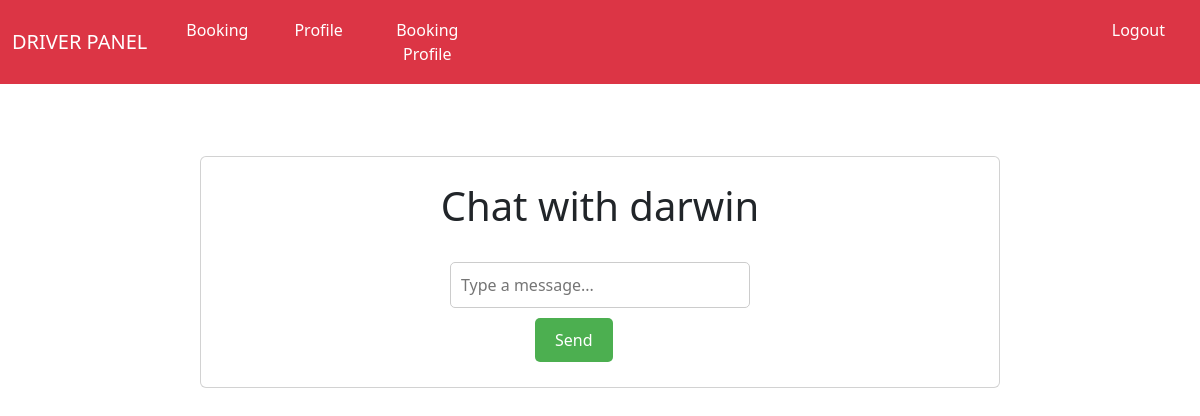
Before: /driverchat/21/ (signed in) with the older database file.
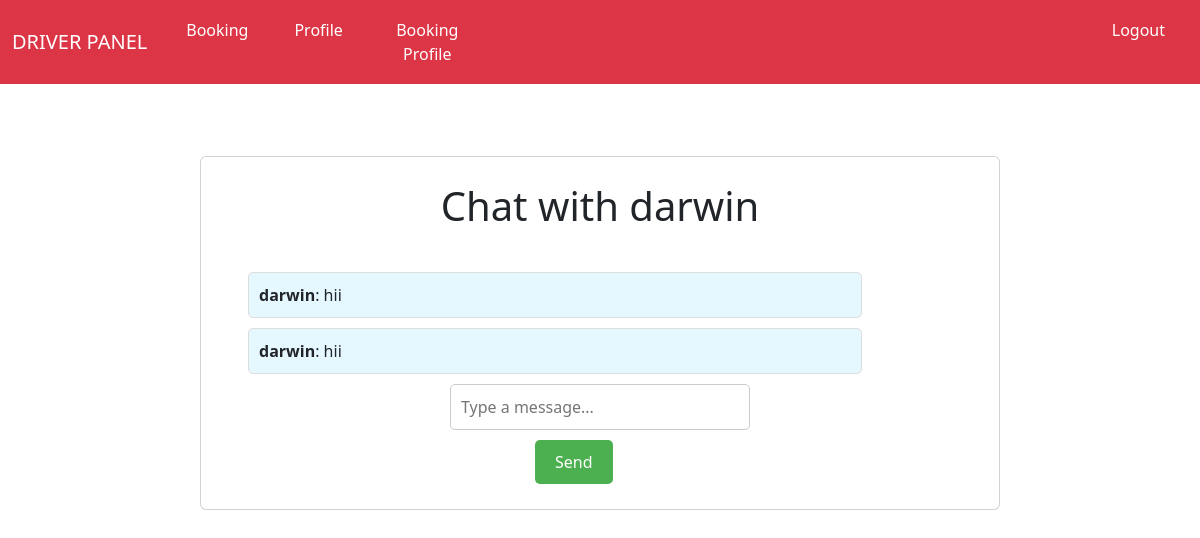
After: the same page with the newer database file.
### app/models.py (models this page shows, shortened)
class Chat(models.Model):
    sender = models.ForeignKey(User, on_delete=models.CASCADE, related_name='sender')
    receiver = models.ForeignKey(User, on_delete=models.CASCADE, related_name='receiver')
    message = models.TextField()
    timestamp = models.DateTimeField(auto_now_add=True)

### app/views.py (the view)
# urls.py: path('driverchat/<int:user_id>/', views.driverchat, name='driverchat'),
def driverchat(request, user_id):
    user = get_object_or_404(User, id=user_id)
    driver = request.user
    if request.method == 'POST':
        message = request.POST.get('message')
        if message:
            Chat.objects.create(sender=driver, receiver=user, message=message)
    chats = Chat.objects.filter(sender=driver, receiver=user) | Chat.objects.filter(sender=user, receiver=driver)
    chats = chats.order_by('timestamp')
    return render(request, 'driver/driverchat.html', {'chats': chats, 'user': user, 'driver': driver})

### templates/driver/driverchat.html (shortened to what this page needs)
{% extends "driver/driver.html" %}
{% block head %}
  <head>
  </head>
{% endblock %}
{% block content %}
<br><br><br>
  <div class="card ca">
    <div class="container">
      <h1 style="text-align: center;">Chat with {{ user.username }}</h1>
      <br>
    <div id="chat-container">
      {% for chat in chats %}
        {% if chat.sender == user %}
          <div class="message received">
            <strong>{{ chat.sender.username }}</strong>: {{ chat.message }}
          </div>
        {% else %}
          <div class="message sent">
            <strong>{{ chat.sender.username }}</strong>: {{ chat.message }}
          </div>
        {% endif %}
      {% endfor %}
    </div>
    <form method="post" style="max-width: 300px; margin: 0 auto;">
      <input type="text" name="message" placeholder="Type a message..." style="width: 100%; padding: 10px; margin-bottom: 10px; border: 1px solid #ccc; border-radius: 5px; box-sizing: border-box;">
      <button  type="submit" style="background-color: #4CAF50; color: white; padding: 10px 20px; border: none; border-radius: 5px; cursor: pointer;     margin-left: 85px;">Send</button>
  </form>
    </div>
  </div>
{% endblock %}

### templates/driver/driver.html (shortened to what this page needs)
<!DOCTYPE html>
<html lang="en">
<head>
    <link href="https://maxcdn.bootstrapcdn.com/bootstrap/4.5.2/css/bootstrap.min.css" rel="stylesheet">
    <link href="https://cdn.jsdelivr.net/npm/bootstrap@5.3.2/dist/css/bootstrap.min.css" rel="stylesheet">
    {% block head %}
    {% endblock %}
</head>
<body>
    <nav class="navbar navbar-expand-lg navbar-dark bg-danger ">
        <div class="container-fluid">
          <a class="navbar-brand" href="#">DRIVER PANEL</a>
          <div class="collapse navbar-collapse" id="navbarNavDropdown">
            <ul class="navbar-nav" >
              <li class="nav-item">
                <a class="nav-link active" aria-current="page" href="{% url 'view_booking'%}">Booking</a>
              </li>
              <li class="nav-item dropdown">
                <a class="nav-link active aria-current="page" dropdown-toggle" href="#" id="navbarDropdownMenuLink" role="button" data-bs-toggle="dropdown" aria-expanded="false">
                  Profile
                </a>
              </li>
              <li class="nav-item dropdown">
                <a class="nav-link active aria-current="page" dropdown-toggle" href="#" id="navbarDropdownMenuLink" role="button" data-bs-toggle="dropdown" aria-expanded="false">
                  Booking Profile
                </a>
              </li>
              <li class="nav-item">
                <a class="nav-link active" aria-current="page" style="margin-left: 600px;"  href="{% url 'dlogoutpage' %}">Logout</a>
              </li>
            </ul>
          </div>
        </div>
      </nav>
      {% block content %}
      {% endblock%}
</body>
</html>

### templates/driver/driver.html (style rules this page uses)
body { background: url('https://img.freepik.com/free-photo/perspective-exterior-nobody-empty-box_1258-260.jpg?size=626&ext=jpg&ga=GA1.1.2005099941.1692430576&semt=ais') no-repeat ; background-size: 100% ; background-attachment: fixed; }
.navbar-nav { text-align: center; }
.navbar-nav .nav-item { margin: 0 15px; }
.navbar-nav .nav-item a { display: block; padding: 10px; color: rgb(0, 0, 0); text-decoration: none; }

### templates/driver/driverchat.html (style rules this page uses)
.message { margin: 10px; padding: 10px; border: 1px solid #ddd; border-radius: 5px; }
.received { background-color: #e5f7ff; margin-right: 100px; }
.ca { background-color: #ffffff; width: 800px; margin: auto; padding: 25px; }

Changed rows visible on the page:
added Chat: sender.username "darwin", message "hii"
added Chat: sender.username "darwin", message "hii"
